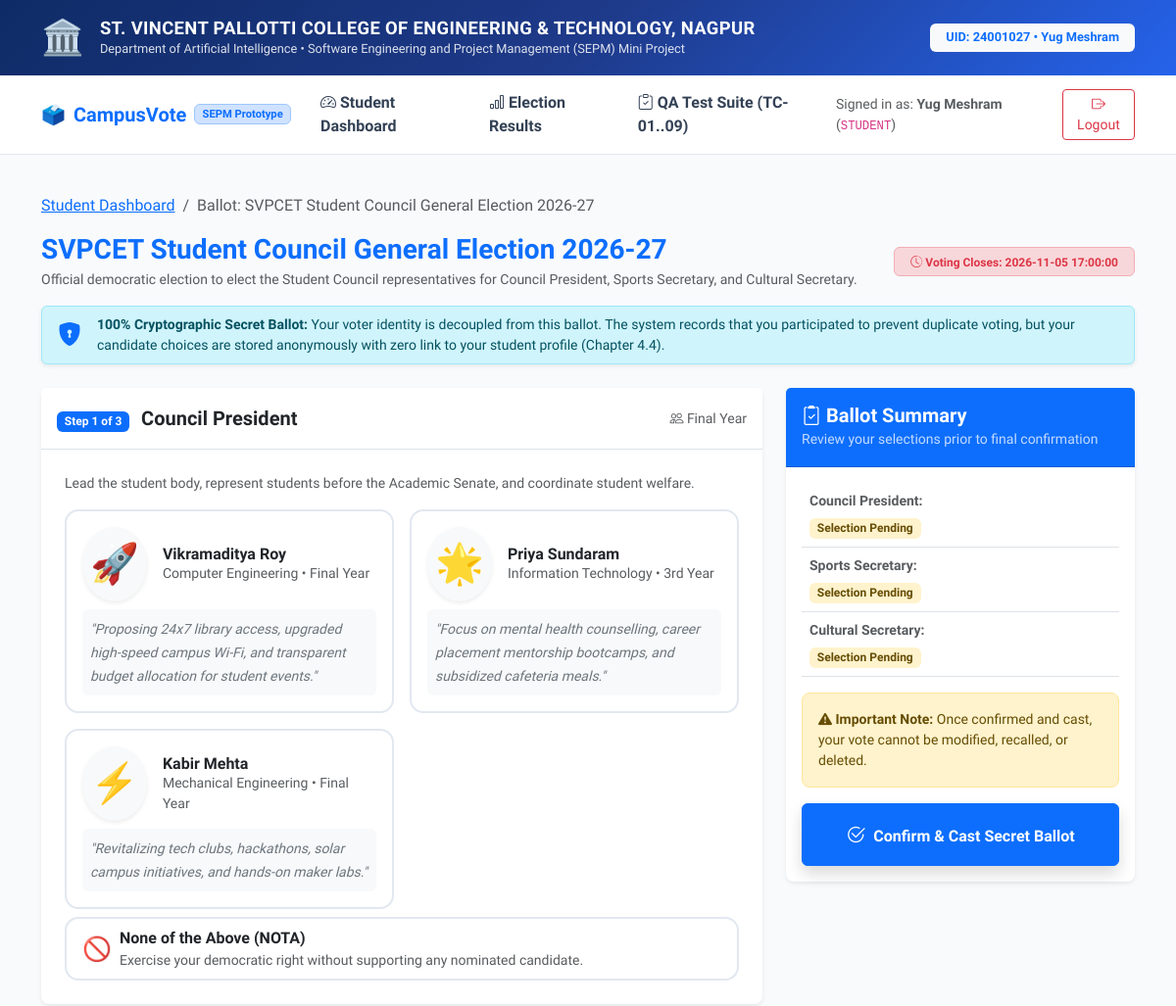
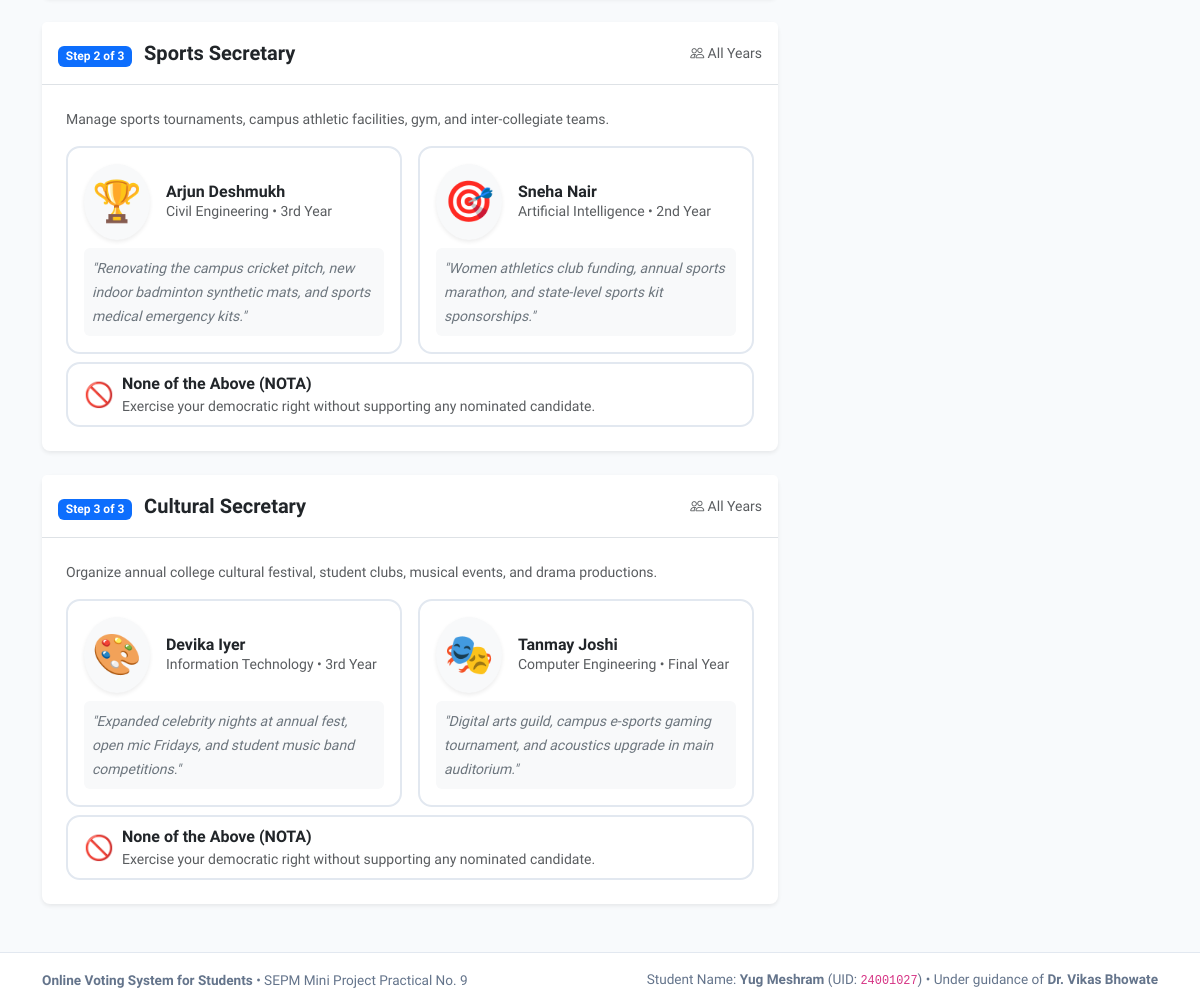
The page /student/ballot/1 (signed in) on the database its author committed (2 pictures, top to bottom).
### tables this page shows
CREATE TABLE elections (
        id INTEGER PRIMARY KEY AUTOINCREMENT,
        title TEXT NOT NULL,
        description TEXT,
        target_role TEXT NOT NULL DEFAULT 'student',
        status TEXT NOT NULL CHECK(status IN ('Draft', 'Scheduled', 'Open', 'Closed', 'Published')),
        start_time TEXT,
        end_time TEXT,
        created_by TEXT DEFAULT 'admin',
        created_at TIMESTAMP DEFAULT CURRENT_TIMESTAMP
    );

CREATE TABLE posts (
        id INTEGER PRIMARY KEY AUTOINCREMENT,
        election_id INTEGER NOT NULL,
        post_name TEXT NOT NULL,
        description TEXT,
        eligible_year TEXT DEFAULT 'All Years',
        allow_nota INTEGER DEFAULT 1,
        FOREIGN KEY (election_id) REFERENCES elections(id) ON DELETE CASCADE
    );

CREATE TABLE candidates (
        id INTEGER PRIMARY KEY AUTOINCREMENT,
        post_id INTEGER NOT NULL,
        election_id INTEGER NOT NULL,
        user_id INTEGER,
        name TEXT NOT NULL,
        department TEXT NOT NULL,
        year TEXT NOT NULL,
        manifesto TEXT,
        symbol_emoji TEXT DEFAULT '🗳️',
        nomination_status TEXT NOT NULL DEFAULT 'Approved' CHECK(nomination_status IN ('Submitted', 'Approved', 'Rejected', 'Withdrawn')),
        FOREIGN KEY (post_id) REFERENCES posts(id) ON DELETE CASCADE,
        FOREIGN KEY (election_id) REFERENCES elections(id) ON DELETE CASCADE,
        FOREIGN KEY (user_id) REFERENCES users(id) ON DELETE SET NULL
    );

### server.py (the view)
        def wrapper(*args, **kwargs):
            user = get_current_user()
            if not user:
                flash("Please log in to access this portal.", "warning")
                return redirect(url_for('login_portal'))
            if user['role'] not in roles:
                flash(f"Access denied: This portal is reserved for {', '.join(roles).upper()}.", "danger")
                return redirect(url_for('index'))
            return f(*args, **kwargs)

### auth.py (called while the page is built)
def check_has_voted(user_id, election_id):
    conn = get_connection()
    cursor = conn.cursor()
    cursor.execute("SELECT id, receipt_code, voted_at FROM voter_records WHERE user_id = ? AND election_id = ?", (user_id, election_id))
    row = cursor.fetchone()
    conn.close()
    if row:
        return True, dict(row)
    return False, None

### database.py (called while the page is built)
def get_connection():
    conn = sqlite3.connect(DB_PATH, check_same_thread=False)
    conn.row_factory = sqlite3.Row
    return conn

### server.py (called while the page is built)
def get_current_user():
    return session.get('user')

def require_role(roles):
    def decorator(f):
        def wrapper(*args, **kwargs):
            user = get_current_user()
            if not user:
                flash("Please log in to access this portal.", "warning")
                return redirect(url_for('login_portal'))
            if user['role'] not in roles:
                flash(f"Access denied: This portal is reserved for {', '.join(roles).upper()}.", "danger")
                return redirect(url_for('index'))
            return f(*args, **kwargs)
        wrapper.__name__ = f.__name__
        return wrapper
    return decorator

### templates/ballot.html (shortened to what this page needs)
{% extends "base.html" %}
{% block content %}
<div class="row mb-3">
    <div class="col-12">
        <nav aria-label="breadcrumb">
            <ol class="breadcrumb">
                <li class="breadcrumb-item"><a href="{{ url_for('student_dashboard') }}">Student Dashboard</a></li>
                <li class="breadcrumb-item active" aria-current="page">Ballot: {{ election.title }}</li>
            </ol>
        </nav>
        <div class="d-flex justify-content-between align-items-center flex-wrap gap-2">
            <div>
                <h3 class="fw-bold text-primary mb-1">{{ election.title }}</h3>
                <p class="text-muted small mb-0">{{ election.description }}</p>
            </div>
            <span class="badge bg-danger-subtle text-danger border border-danger-subtle px-3 py-2 fw-bold">
                <i class="bi bi-clock-history"></i> Voting Closes: {{ election.end_time }}
            </span>
        </div>
    </div>
</div>
<div class="alert alert-info border-info-subtle shadow-sm d-flex align-items-center gap-3 py-2 mb-4">
    <div class="fs-4"><i class="bi bi-shield-lock-fill text-primary"></i></div>
    <div class="small">
        <strong>100% Cryptographic Secret Ballot:</strong> Your voter identity is decoupled from this ballot. The system records that you participated to prevent duplicate voting, but your candidate choices are stored anonymously with zero link to your student profile (Chapter 4.4).
    </div>
</div>
<form action="{{ url_for('submit_ballot', election_id=election.id) }}" method="POST" id="ballotForm">
<div class="row g-4">
    <div class="col-lg-8">
        {% for post in posts %}
        <div class="card border-0 shadow-sm rounded-3 mb-4">
            <div class="card-header bg-white py-3 border-bottom d-flex justify-content-between align-items-center">
                <div>
                    <span class="badge bg-primary text-white me-2">Step {{ loop.index }} of {{ posts|length }}</span>
                    <strong class="fs-5 text-dark">{{ post.post_name }}</strong>
                </div>
                <small class="text-muted"><i class="bi bi-people"></i> {{ post.eligible_year }}</small>
            </div>
            <div class="card-body p-4">
                <p class="text-muted small mb-3">{{ post.description }}</p>
                <div class="row g-3">
                    {% for cand in post.candidates %}
                    <div class="col-md-6">
                        <label class="w-100" style="cursor: pointer;">
                            <div class="candidate-card p-3" id="card_{{ post.id }}_{{ cand.id }}">
                                <div class="d-flex align-items-center gap-3 mb-2">
                                    <div class="fs-1 p-2 bg-light rounded-circle shadow-sm">{{ cand.symbol_emoji }}</div>
                                    <div>
                                        <h6 class="fw-bold mb-0 text-dark">{{ cand.name }}</h6>
                                        <div class="text-muted small">{{ cand.department }} • {{ cand.year }}</div>
                                    </div>
                                </div>
                                <div class="bg-light p-2 rounded-2 mt-2">
                                    <small class="text-secondary fst-italic">"{{ cand.manifesto }}"</small>
                                </div>
                            </div>
                        </label>
                    </div>
                    {% endfor %}
                    {% if post.allow_nota %}
                    <div class="col-12 mt-2">
                        <label class="w-100" style="cursor: pointer;">
                            <div class="candidate-card p-2 px-3 border-dashed" id="card_{{ post.id }}_-1">
                                <div class="d-flex align-items-center gap-2">
                                    <span class="fs-4">🚫</span>
                                    <div>
                                        <strong>None of the Above (NOTA)</strong>
                                        <div class="text-muted small">Exercise your democratic right without supporting any nominated candidate.</div>
                                    </div>
                                </div>
                            </div>
                        </label>
                    </div>
                    {% endif %}
                </div>
            </div>
        </div>
        {% endfor %}
    </div>
    <div class="col-lg-4">
        <div class="card border-0 shadow-sm rounded-3 sticky-top" style="top: 80px;">
            <div class="card-header bg-primary text-white py-3">
                <h5 class="mb-0 fw-bold"><i class="bi bi-clipboard2-check"></i> Ballot Summary</h5>
                <small class="opacity-75">Review your selections prior to final confirmation</small>
            </div>
            <div class="card-body p-3">
                <div class="mb-3" id="ballotSummaryList">
                    {% for post in posts %}
                    <div class="p-2 border-bottom" id="summary_post_{{ post.id }}">
                        <div class="text-muted small fw-semibold">{{ post.post_name }}:</div>
                        <div class="fw-bold text-primary mt-1" id="selection_text_{{ post.id }}">
                            <span class="badge bg-warning-subtle text-warning-emphasis">Selection Pending</span>
                        </div>
                    </div>
                    {% endfor %}
                </div>
                <div class="bg-warning-subtle border border-warning-subtle p-3 rounded-3 mb-3">
                    <div class="small text-warning-emphasis">
                        <i class="bi bi-exclamation-triangle-fill"></i> <strong>Important Note:</strong> Once confirmed and cast, your vote cannot be modified, recalled, or deleted.
                    </div>
                </div>
                <button type="button" class="btn btn-primary w-100 py-3 fw-bold shadow" data-bs-toggle="modal" data-bs-target="#confirmVoteModal">
                    <i class="bi bi-check2-circle fs-5 me-1"></i> Confirm & Cast Secret Ballot
                </button>
            </div>
        </div>
    </div>
</div>
</form>
{% endblock %}

### templates/base.html (shortened to what this page needs)
<!DOCTYPE html>
<html lang="en">
<head>
    <link href="https://cdn.jsdelivr.net/npm/bootstrap@5.3.2/dist/css/bootstrap.min.css" rel="stylesheet">
    <link rel="stylesheet" href="https://cdn.jsdelivr.net/npm/bootstrap-icons@1.11.2/font/bootstrap-icons.min.css">
</head>
<body>
    <header class="college-header">
        <div class="container d-flex justify-content-between align-items-center">
            <div class="d-flex align-items-center gap-3">
                <div style="font-size: 2.2rem;">🏛️</div>
                <div>
                    <h1 class="college-title">ST. VINCENT PALLOTTI COLLEGE OF ENGINEERING & TECHNOLOGY, NAGPUR</h1>
                    <p class="college-sub">Department of Artificial Intelligence • Software Engineering and Project Management (SEPM) Mini Project</p>
                </div>
            </div>
            <div class="text-end d-none d-md-block">
                <span class="badge bg-light text-primary px-3 py-2 fw-bold" style="font-size: 0.8rem;">
                    UID: 24001027 • Yug Meshram
                </span>
            </div>
        </div>
    </header>
    <nav class="navbar navbar-expand-lg navbar-custom sticky-top">
        <div class="container">
            <a class="navbar-brand fw-bold text-primary d-flex align-items-center gap-2" href="{{ url_for('index') }}">
                <span>🗳️</span> CampusVote <span class="badge bg-primary-subtle text-primary border border-primary-subtle fs-6" style="font-size: 0.7rem !important;">SEPM Prototype</span>
            </a>
            <div class="collapse navbar-collapse" id="navContent">
                <ul class="navbar-nav me-auto mb-2 mb-lg-0">
                    {% if session.get('user') %}
                        {% if session['user']['role'] == 'student' %}
                            <li class="nav-item"><a class="nav-link" href="{{ url_for('student_dashboard') }}"><i class="bi bi-speedometer2"></i> Student Dashboard</a></li>
                        {% elif session['user']['role'] == 'admin' %}
                            <li class="nav-item"><a class="nav-link" href="{{ url_for('admin_console') }}"><i class="bi bi-shield-check"></i> Admin Console</a></li>
                        {% elif session['user']['role'] == 'candidate' %}
                            <li class="nav-item"><a class="nav-link" href="{{ url_for('candidate_portal') }}"><i class="bi bi-person-badge"></i> Candidate Panel</a></li>
                        {% elif session['user']['role'] == 'auditor' %}
                            <li class="nav-item"><a class="nav-link" href="{{ url_for('auditor_console') }}"><i class="bi bi-journal-check"></i> Auditor Panel</a></li>
                        {% endif %}
                        <li class="nav-item"><a class="nav-link" href="{{ url_for('published_results') }}"><i class="bi bi-bar-chart"></i> Election Results</a></li>
                        <li class="nav-item"><a class="nav-link" href="{{ url_for('test_suite') }}"><i class="bi bi-clipboard-check"></i> QA Test Suite (TC-01..09)</a></li>
                    {% endif %}
                </ul>
                <div class="d-flex align-items-center gap-2">
                    {% if session.get('user') %}
                        <span class="text-muted small me-2">
                            Signed in as: <strong>{{ session['user']['name'] }}</strong> (<code>{{ session['user']['role'].upper() }}</code>)
                        </span>
                        <a href="{{ url_for('logout') }}" class="btn btn-outline-danger btn-sm"><i class="bi bi-box-arrow-right"></i> Logout</a>
                    {% else %}
                        <a href="{{ url_for('login_portal') }}" class="btn btn-primary btn-sm px-3"><i class="bi bi-lock-fill"></i> Select Login Portal</a>
                        <a href="{{ url_for('register_portal') }}" class="btn btn-outline-primary btn-sm px-3">Student Registration</a>
                    {% endif %}
                </div>
            </div>
        </div>
    </nav>
    <main class="container my-4">
        {% block content %}{% endblock %}
    </main>
    <footer>
        <div class="container d-flex flex-wrap justify-content-between align-items-center gap-2">
            <div>
                <strong>Online Voting System for Students</strong> • SEPM Mini Project Practical No. 9
            </div>
            <div>
                Student Name: <strong>Yug Meshram</strong> (UID: <code>24001027</code>) • Under guidance of <strong>Dr. Vikas Bhowate</strong>
            </div>
        </div>
    </footer>
</body>
</html>

### templates/base.html (style rules this page uses)
:root { --primary-blue: #1E3A8A; --accent-blue: #3B82F6; --light-bg: #F8FAFC; --card-border: #E2E8F0; --text-main: #0F172A; --text-muted: #64748B; }
body { font-family: 'Plus Jakarta Sans', sans-serif; background-color: var(--light-bg); color: var(--text-main); min-height: 100vh; display: flex; flex-direction: column; }
.college-header { background: linear-gradient(135deg, #0f2b66 0%, #1e3a8a 50%, #2563eb 100%); color: white; padding: 12px 0; box-shadow: 0 4px 15px rgba(15, 43, 102, 0.15); }
.college-title { font-size: 1.15rem; font-weight: 800; letter-spacing: 0.02em; margin: 0; }
.college-sub { font-size: 0.8rem; opacity: 0.85; margin: 0; }
.navbar-custom { background: white; border-bottom: 1px solid var(--card-border); padding: 10px 0; }
.nav-link { font-weight: 600; color: #334155 !important; padding: 6px 14px !important; border-radius: 8px; transition: all 0.15s ease; }
.candidate-card { background: white; border: 2px solid var(--card-border); border-radius: 14px; padding: 18px; transition: all 0.2s ease; cursor: pointer; height: 100%; }
footer { margin-top: auto; background: white; border-top: 1px solid var(--card-border); padding: 16px 0; font-size: 0.85rem; color: var(--text-muted); }

### rows shown on the page
elections: user.role "STUDENT", title "SVPCET Student Council General Election 2026-27", description "Official democratic election to elect the Student Council representatives for Council President, Sports Secretary, and Cultural Secretary.", end_time "2026-11-05 17:00:00"
posts: posts "3", post_name "Council President", eligible_year "Final Year", description "Lead the student body, represent students before the Academic Senate, and coordinate student welfare."
candidates: symbol_emoji "🚀", name "Vikramaditya Roy", department "Computer Engineering", year "Final Year", manifesto "Proposing 24x7 library access, upgraded high-speed campus Wi-Fi, and transparent budget allocation for student events."
candidates: symbol_emoji "🌟", name "Priya Sundaram", department "Information Technology", year "3rd Year", manifesto "Focus on mental health counselling, career placement mentorship bootcamps, and subsidized cafeteria meals."
candidates: symbol_emoji "⚡", name "Kabir Mehta", department "Mechanical Engineering", year "Final Year", manifesto "Revitalizing tech clubs, hackathons, solar campus initiatives, and hands-on maker labs."
posts: posts "3", post_name "Sports Secretary", eligible_year "All Years", description "Manage sports tournaments, campus athletic facilities, gym, and inter-collegiate teams."
candidates: symbol_emoji "🏆", name "Arjun Deshmukh", department "Civil Engineering", year "3rd Year", manifesto "Renovating the campus cricket pitch, new indoor badminton synthetic mats, and sports medical emergency kits."
candidates: symbol_emoji "🎯", name "Sneha Nair", department "Artificial Intelligence", year "2nd Year", manifesto "Women athletics club funding, annual sports marathon, and state-level sports kit sponsorships."
posts: posts "3", post_name "Cultural Secretary", eligible_year "All Years", description "Organize annual college cultural festival, student clubs, musical events, and drama productions."
candidates: symbol_emoji "🎨", name "Devika Iyer", department "Information Technology", year "3rd Year", manifesto "Expanded celebrity nights at annual fest, open mic Fridays, and student music band competitions."
candidates: symbol_emoji "🎭", name "Tanmay Joshi", department "Computer Engineering", year "Final Year", manifesto "Digital arts guild, campus e-sports gaming tournament, and acoustics upgrade in main auditorium."

### other values the page prints
{{ session['user']['name'] }} "Yug Meshram"
